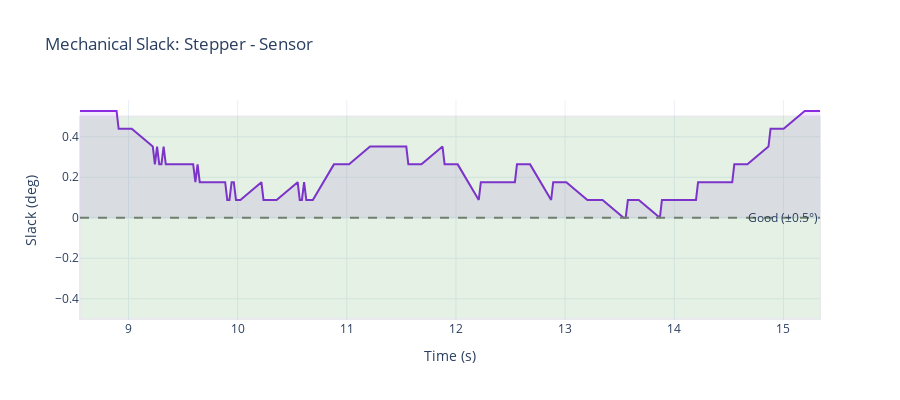

Notebook code cell kept with this figure:
### Markdown cell above
## Mechanical Slack (Error)

### Code cell
# Mechanical slack = stepper - sensor
fig2 = go.Figure()

fig2.add_trace(go.Scatter(
    x=df['time_s'], y=df['mech_slack'],
    name='Mechanical Slack', mode='lines',
    line=dict(color='rgb(138, 43, 226)', width=2),
    fill='tozeroy', fillcolor='rgba(138, 43, 226, 0.1)'
))

fig2.add_hline(y=0, line_dash="dash", line_color="gray")
fig2.add_hrect(y0=-0.5, y1=0.5, fillcolor="green", opacity=0.1,
               annotation_text="Good (±0.5°)", annotation_position="right")

fig2.update_layout(
    title='Mechanical Slack: Stepper - Sensor',
    xaxis_title='Time (s)',
    yaxis_title='Slack (deg)',
    height=400,
    hovermode='x unified',
    template='plotly_white'
)

fig2.show()

### Figure 1 — Plotly figure (JSON) as saved in the notebook; plotly's stock layout.template omitted (floating-point values rounded to 4 significant figures; data arrays with more than 128 entries replaced by an {"elided": "..."} marker saying what was removed)
{"data": [{"fill": "tozeroy", "fillcolor": "rgba(138, 43, 226, 0.1)", "line": {"color": "rgb(138, 43, 226)", "width": 2}, "mode": "lines", "name": "Mechanical Slack", "type": "scatter", "x": {"elided": "168 float values"}, "y": {"elided": "168 float values"}}], "layout": {"annotations": [{"showarrow": false, "text": "Good (±0.5°)", "x": 1, "xanchor": "right", "xref": "x domain", "y": 0, "yanchor": "middle", "yref": "y"}], "height": 400, "hovermode": "x unified", "shapes": [{"line": {"color": "gray", "dash": "dash"}, "type": "line", "x0": 0, "x1": 1, "xref": "x domain", "y0": 0, "y1": 0, "yref": "y"}, {"fillcolor": "green", "opacity": 0.1, "type": "rect", "x0": 0, "x1": 1, "xref": "x domain", "y0": -0.5, "y1": 0.5, "yref": "y"}], "title": {"text": "Mechanical Slack: Stepper - Sensor"}, "xaxis": {"title": {"text": "Time (s)"}}, "yaxis": {"title": {"text": "Slack (deg)"}}}}
